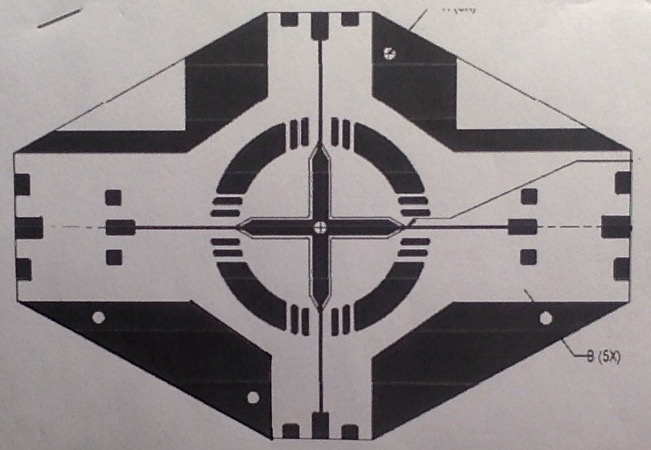
//> input picture src/ida_temp.jpg, 651 x 450 px
$ ./object_tracking   (built with g++ and OpenCV 4)
//> lines starting //> are read from the running program, lines starting //| are printed output that depends on the picture
#include <opencv2/opencv.hpp>
#include <opencv2/features2d.hpp>
#include <opencv2/videoio.hpp>
#include <opencv2/highgui.hpp>
#include <opencv2/calib3d.hpp>
#include <opencv2/xfeatures2d.hpp>
#include <math.h>
#include <vector>
#include <iostream>
#include <iomanip>
//#include <opencv2/types.hpp>

using namespace cv;
//using namespace cv::xfeatures2d;
using namespace std;

const double NN_MATCH_RATIO = 0.75f; // nearest-neighbour matching ratio
const double RANSAC_THRESH  = 2.5f;  // RANSAC inlier threshold
const Mat CAMERA_MAT = (Mat1d(3, 3) << 1158.03, 0.,      540.,
                                         0.,      1158.03, 360.,
                                         0.,      0.,      1.  );
const Mat DIST_COEFFS = (Mat1d(1, 4) << 0., 0., 0., 0.);

// apply homography matrix for perpective transformation
void framePerspectiveTransform(vector<Point2f> ref_corners,
    vector<Point2f> &frm_corners, vector<Point2f> ref_center,
    vector<Point2f> &frm_center, Mat H)
{
    perspectiveTransform(ref_corners, frm_corners, H);
    perspectiveTransform(ref_center, frm_center, H);
}

// drawing box around object
void drawMyBoundingBox(Mat& frm, Mat &ref_img, vector<Point2f> corners)
{
    line( frm, corners[0], corners[1], Scalar( 0, 255, 0), 4 );
    line( frm, corners[1], corners[2], Scalar( 0, 255, 0), 4 );
    line( frm, corners[2], corners[3], Scalar( 0, 255, 0), 4 );
    line( frm, corners[3], corners[0], Scalar( 0, 255, 0), 4 );
}

// draw axis lines on frame to show object orientation relative to reference
void drawMyAxes(Mat &frm, Mat rvec, Mat tvec)
{
    // idk why this makes it look right
    rvec.at<double>(0,0) = rvec.at<double>(0,0)*-1.;
    rvec.at<double>(1,0) = rvec.at<double>(1,0)*-1.;

    // reference axis
    vector<Point3f> axis(4);
    axis[0] = Point3f(0,  0,  0);
    axis[1] = Point3f(100, 0, 0);
    axis[2] = Point3f(0, 100, 0);
    axis[3] = Point3f(0, 0, 100);

    // project axis onto object in frame
    vector<Point2f> projectedPts;
    projectPoints(axis, rvec, tvec, CAMERA_MAT, DIST_COEFFS, projectedPts);

    // draw axis lines
    line( frm, projectedPts[0], projectedPts[1], Scalar( 255, 0, 0), 3 ); // x blue
    line( frm, projectedPts[0], projectedPts[2], Scalar( 0, 255, 0), 3 ); // y green
    line( frm, projectedPts[0], projectedPts[3], Scalar( 0, 0, 255), 3 ); // z red
}

/*
// perform optical flow on environment features
def perform_optical_flow(previous_frame, previous_fp, current_frame):
{

}
*/

//==============================================================================
//                                  MAIN
//==============================================================================

int main(int, char**)
{
    // create detector and orb_matcher
    //Ptr<Feature2D> detector = ORB::create();
    Ptr<Feature2D> detector = cv::xfeatures2d::SIFT::create(500);
    //Ptr<SURF> detector = SURF::create(500);
    //Ptr<DescriptorMatcher> matcher = DescriptorMatcher::create("BruteForce-Hamming");
    Ptr<DescriptorMatcher> matcher = DescriptorMatcher::create(DescriptorMatcher::FLANNBASED);
    //FlannBasedMatcher matcher;

    // initialize reference image
    Mat ref_img;
    ref_img = imread("ida_temp.jpg");
//> ref_img is the input picture: 450 rows x 651 cols, CV_8UC3; mean B, G, R 138.5, 137.5, 143.9
    imshow("edges", ref_img);

    // calculate keypoints and descriptors for reference image
    vector<KeyPoint> ref_kp;
    Mat ref_desc;
    detector->detectAndCompute(ref_img, Mat(), ref_kp, ref_desc);
//> ref_kp = 500 keypoints; strongest (x, y, size): (350, 19, 11.1), (546, 318, 7.9), (98, 317, 7.5), (623, 183, 13.7)

    // corners of reference image
    vector<Point2f> ref_corners(4);
    ref_corners[0] = Point(0,0);
    ref_corners[1] = Point( ref_img.cols, 0 );
    ref_corners[2] = Point( ref_img.cols, ref_img.rows );
    ref_corners[3] = Point( 0, ref_img.rows );

    // coners of reference image in 3D
    vector<Point3f> ref_corners_3d(4);
    ref_corners_3d[0] = Point3f(-ref_img.cols/2.,-ref_img.rows/2., 0.);
    ref_corners_3d[1] = Point3f(-ref_img.cols/2., ref_img.rows/2., 0.);
    ref_corners_3d[2] = Point3f( ref_img.cols/2., ref_img.rows/2., 0.);
    ref_corners_3d[3] = Point3f( ref_img.cols/2.,-ref_img.rows/2., 0.);

    // center of reference image
    vector<Point2f> ref_center(1);
    ref_center[0] = Point(ref_img.cols/2., ref_img.rows/2.);
//> ref_center = 1 Point (x, y): [325, 225]

    VideoCapture cap(0); // open the default camera
    if(!cap.isOpened())  // check if we succeeded
        return -1;

    for(;;)
    {
        Mat frame, H;
        cap >> frame; // get a new frame from camera

        vector<KeyPoint> kp;
        Mat desc;
        detector->detectAndCompute(frame, Mat(), kp, desc);
//> kp has the same summary as ref_kp

        vector<vector<DMatch>> matches;
        if (!ref_desc.empty() && !desc.empty())
            matcher->knnMatch(ref_desc, desc, matches, 2);
//> matches = 500 matches

        vector<Point2f> ref_matched, frm_matched;
        for(unsigned i = 0; i < matches.size(); i++)
        {
            // perform ratio test described in Lowe's paper and store good matches
            if(matches[i][0].distance < NN_MATCH_RATIO * matches[i][1].distance)
            {
                ref_matched.push_back( ref_kp[matches[i][0].queryIdx].pt );
                frm_matched.push_back(     kp[matches[i][0].trainIdx].pt );
            }
        }
//> after the loop, ref_matched = 500 Points (x, y), first 12: [13.95, 153.6], [630.9, 160.6], [629.3, 173.1], [628.9, 217.2], [15.86, 217.9], [16.29, 192.9], [16.39, 176.1], [628.9, 217.2], [16.64, 259.4], [17.55, 300.5], [628.6, 235.9], [628.6, 235.9]; frm_matched has the same summary as ref_matched

        cout << ref_matched.size() << endl;
//| 500
        if (ref_matched.size() > 50)
        {
            // calculate homography transform
            H = findHomography(ref_matched, frm_matched, RANSAC, RANSAC_THRESH);
//> H = [[1, -1.55e-16, 4.9e-14], [-1.13e-16, 1, -4.96e-14], [-5.22e-19, -3.59e-19, 1]]
            if (H.empty()) { continue; }

            // perform perspective transform
            vector<Point2f> frm_corners, frm_center;
            framePerspectiveTransform(ref_corners, frm_corners, ref_center,
                frm_center, H);
//> in framePerspectiveTransform, `perspectiveTransform(ref_corners, frm_corners, H);`: frm_corners = 4 Points (x, y): [0, 0], [651, 0], [651, 450], [0, 450]
//> in framePerspectiveTransform, `perspectiveTransform(ref_center, frm_center, H);`: frm_center = 1 Point (x, y): [325, 225]
//> frm_center = 1 Point (x, y): [325, 225]

            // draw bounding box
            drawMyBoundingBox(frame, ref_img, frm_corners);

            // solve PnP using iterative LMA and draw axes
            Mat rvec(3,1,cv::DataType<double>::type);
            Mat tvec(3,1,cv::DataType<double>::type);
            solvePnP(ref_corners_3d, frm_corners, CAMERA_MAT, DIST_COEFFS, rvec, tvec, 1, 1);
//> CAMERA_MAT = [[1158, 0, 540], [0, 1158, 360], [0, 0, 1]]; DIST_COEFFS = [0, 0, 0, 0]; rvec = [2.22, 2.22, 0]; tvec = [-205.8, -129.5, 1110.8]
            cout << "rvec: " << rvec*180./M_PI << endl;
//| rvec: [127.2792206135786;
//|  127.2792206135786;
//|  0]
            cout << "tvec: " << tvec << endl;
//| tvec: [-205.7512386013883;
//|  -129.4937836675414;
//|  1110.797718897199]
            drawMyAxes(frame, rvec, tvec);
//> in drawMyAxes, `rvec.at<double>(0,0) = rvec.at<double>(0,0)*-1.;`: rvec = [-2.22, 2.22, 0]
//> in drawMyAxes, `rvec.at<double>(1,0) = rvec.at<double>(1,0)*-1.;`: rvec = [-2.22, -2.22, 0]
//> in drawMyAxes, `projectPoints(axis, rvec, tvec, CAMERA_MAT, DIST_COEFFS, projectedPts);`: projectedPts = 4 Points (x, y): [325.5, 225], [325.5, 329.2], [429.8, 225], [304.3, 211.6]
//> in drawMyAxes, `line( frm, projectedPts[0], projectedPts[3], Scalar( 0, 0, 255), 3 );`:
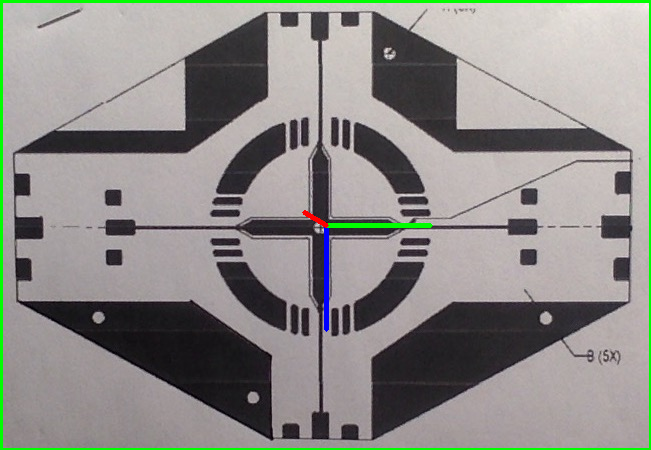
//> frm: 450 rows x 651 cols, CV_8UC3; mean B, G, R 135.3, 139.1, 140.3
//> rvec = [-2.22, -2.22, 0]

        }

        imshow("edges", frame);
        if(waitKey(30) >= 0) break;
//> the Esc key is pressed
    }

    // the camera will be deinitialized automatically in VideoCapture destructor
    return 0;
}
